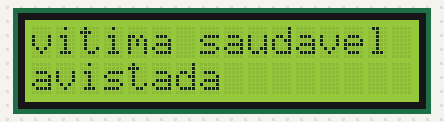
Recording of a sketch running on a simulated Arduino Uno, built with avr-gcc and run on an emulated ATmega328P. Shown: 16×2 character LCD.

Above: at 0.1 s.
At 5.2 s:
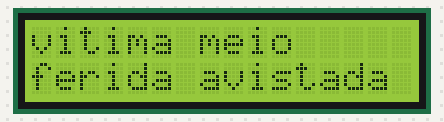

Measured:
- what the display in image 1 shows lasts 2.5 s, from 5.1 s to 7.6 s

The sketch:

teste_display_vitimas_16x2.ino
```cpp
//Programa: Display LCD 16x2 e modulo I2C
//Autor: Arduino e Cia

#include <Wire.h>
#include <LiquidCrystal_I2C.h>

//Inicializa o display no endereco 0x27
LiquidCrystal_I2C lcd(0x27,16,2);

void setup()
{
 lcd.init();
}

void loop()
{
  lcd.setBacklight(HIGH);
  lcd.setCursor(0,0);
  lcd.print("vitima saudavel avistada");
  lcd.setCursor(0,1);
  lcd.print("avistada");
  delay(5000);
  lcd.clear();
  //lcd.setBacklight(HIGH);
  lcd.setCursor(0,0);
  lcd.print("vitima meio ");
  lcd.setCursor(0,1);
  lcd.print("ferida avistada");
  delay(2500);
  lcd.clear();
}
```
